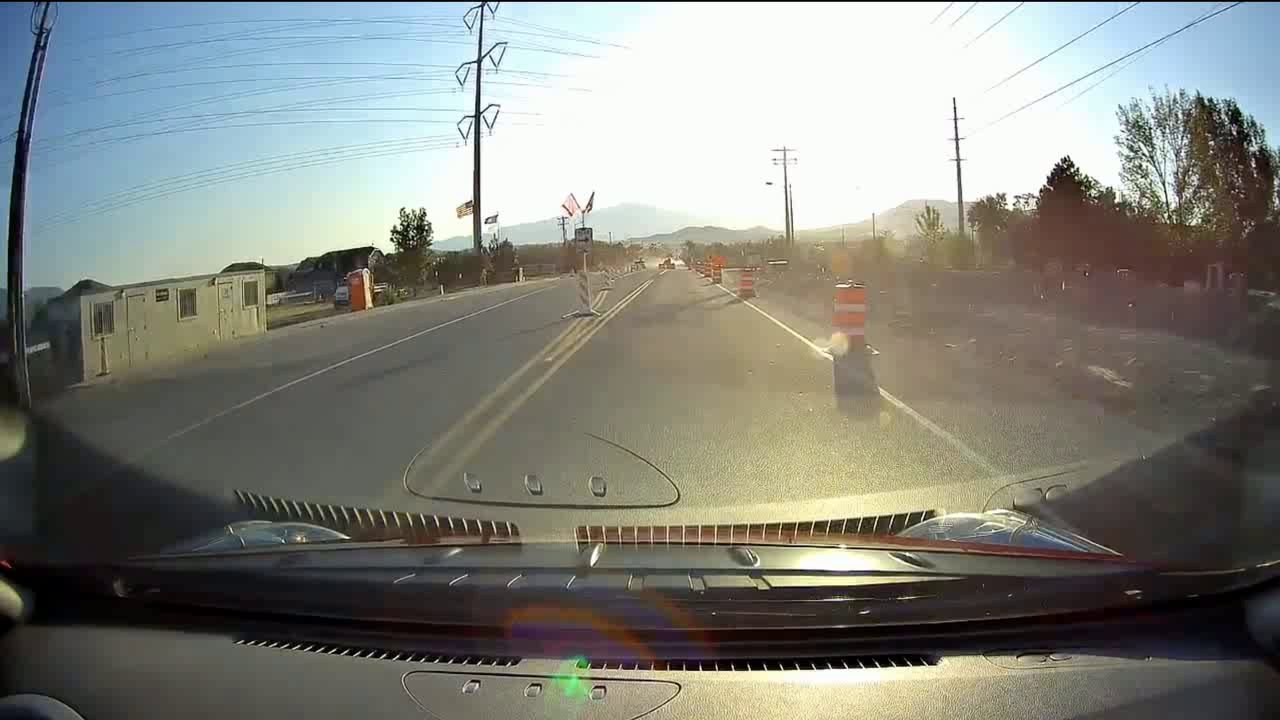
#> input picture frame 0 of data/raw/sample_construction_drive.mp4, 1280 x 720 px
$ python extract_frames.py
#> lines starting #> are read from the running program, lines starting #| are printed output that depends on the picture
import cv2
from pathlib import Path


def extract_frames(video_path: Path, out_dir: Path, num_frames: int = 10) -> list[Path]:
#> called with num_frames = 10
    cap = cv2.VideoCapture(str(video_path))
    total = int(cap.get(cv2.CAP_PROP_FRAME_COUNT))
    assert total > 0, f"No frames found in video: {video_path}"

    num_frames = min(num_frames, total)
    frame_indices = [round(i * (total - 1) / max(num_frames - 1, 1)) for i in range(num_frames)]

    out_dir.mkdir(parents=True, exist_ok=True)
    frame_paths = []

    for n, idx in enumerate(frame_indices, start=1):
        cap.set(cv2.CAP_PROP_POS_FRAMES, idx)
        ok, frame = cap.read()
        if not ok:
            continue

        frame_path = out_dir / f"frame_{n:02d}.png"
        cv2.imwrite(str(frame_path), frame)
        frame_paths.append(frame_path)
#> this loop made 10 passes
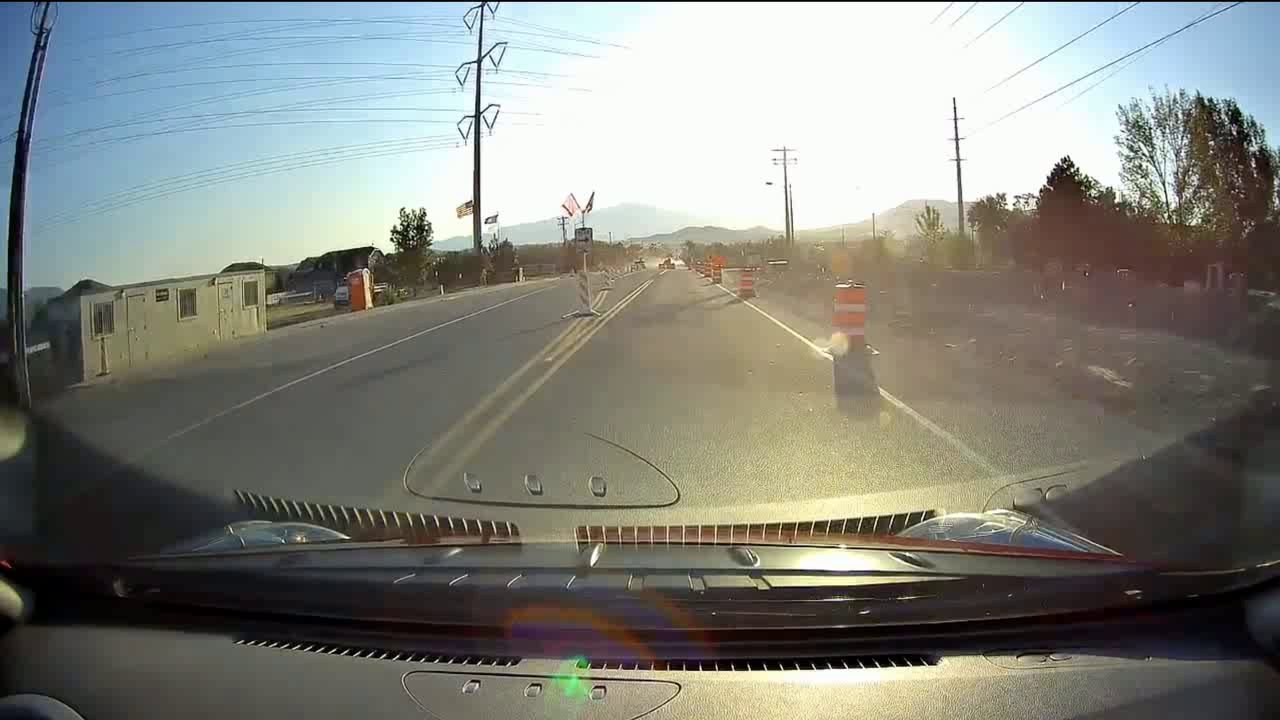
#> input picture frame 0 of data/raw/sample_construction_drive.mp4, 1280 x 720 px
#> pass 3, in extract_frames, `ok, frame = cap.read()`:
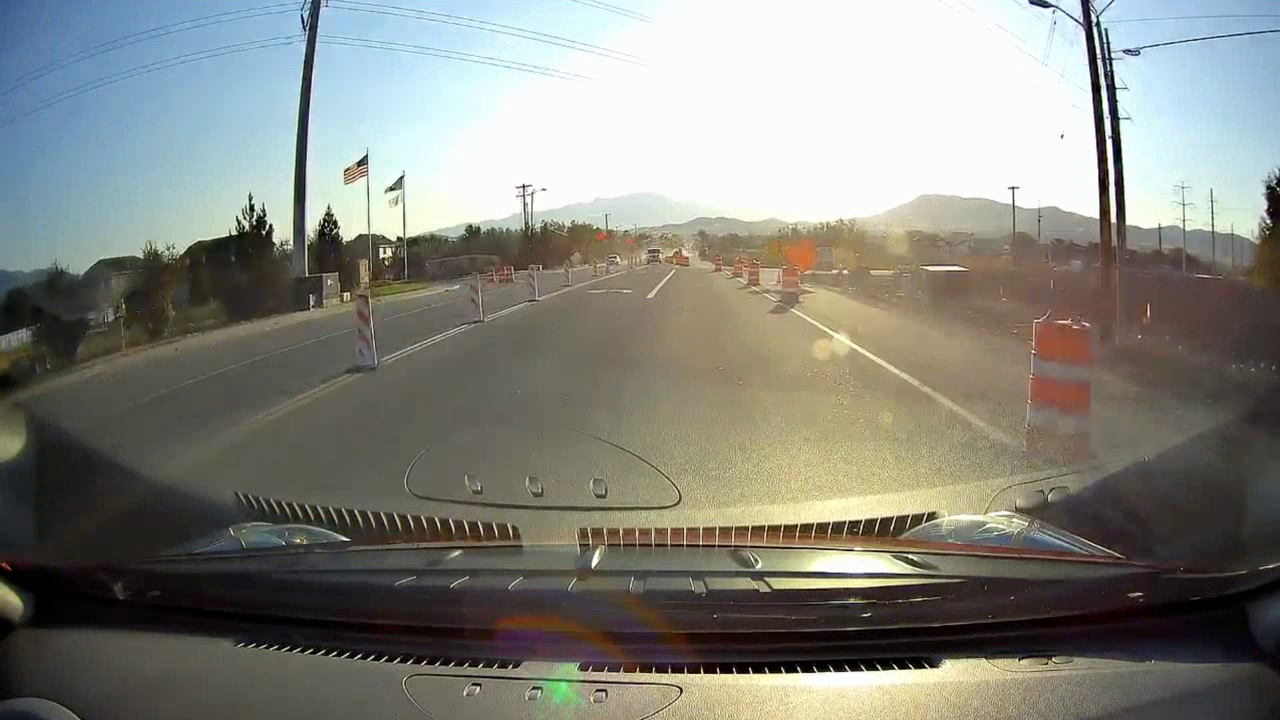
#> frame: shape (720, 1280, 3); mean B, G, R 125.3, 132.8, 131.7
#> after the loop, frame_paths = 10 items

    cap.release()
    return frame_paths


if __name__ == "__main__":
    # TEST VIDEO PATH
    video_path = Path("data/raw/sample_construction_drive.mp4")
    out_dir = Path("data/frames") / video_path.stem

    frames = extract_frames(video_path, out_dir, num_frames=10)
#> frames = 10 items
    print(f"Extracted {len(frames)} frames -> {out_dir}")
#| Extracted 10 frames -> data/frames/sample_construction_drive
